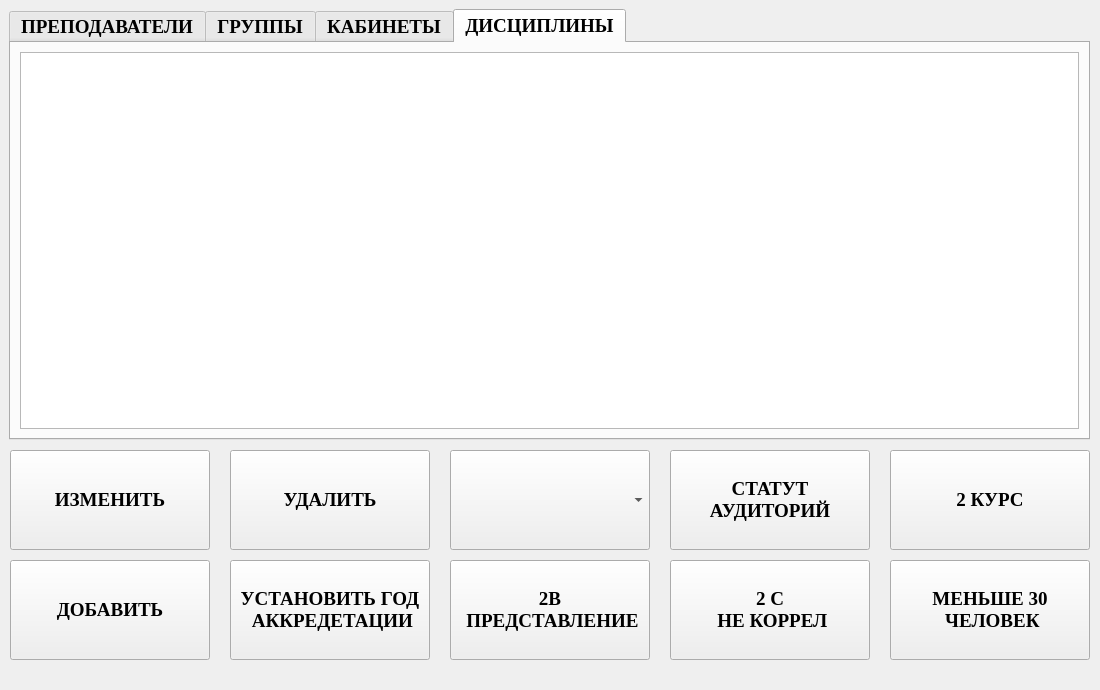
<?xml version="1.0" encoding="UTF-8"?>
<ui version="4.0">
 <class>MainWindow</class>
 <widget class="QMainWindow" name="MainWindow">
  <property name="geometry">
   <rect>
    <x>0</x>
    <y>0</y>
    <width>1100</width>
    <height>690</height>
   </rect>
  </property>
  <property name="windowTitle">
   <string>База</string>
  </property>
  <widget class="QWidget" name="centralwidget">
   <widget class="QTabWidget" name="tabs">
    <property name="geometry">
     <rect>
      <x>9</x>
      <y>9</y>
      <width>1081</width>
      <height>431</height>
     </rect>
    </property>
    <property name="font">
     <font>
      <family>Times New Roman</family>
      <pointsize>14</pointsize>
      <weight>75</weight>
      <bold>true</bold>
     </font>
    </property>
    <property name="currentIndex">
     <number>3</number>
    </property>
    <widget class="QWidget" name="tab_teacher">
     <attribute name="title">
      <string>ПРЕПОДАВАТЕЛИ</string>
     </attribute>
     <layout class="QVBoxLayout" name="verticalLayout_2">
      <item>
       <widget class="QTableWidget" name="teacherTable">
        <property name="editTriggers">
         <set>QAbstractItemView::NoEditTriggers</set>
        </property>
        <property name="alternatingRowColors">
         <bool>true</bool>
        </property>
        <property name="selectionMode">
         <enum>QAbstractItemView::SingleSelection</enum>
        </property>
        <property name="selectionBehavior">
         <enum>QAbstractItemView::SelectRows</enum>
        </property>
        <property name="gridStyle">
         <enum>Qt::NoPen</enum>
        </property>
        <property name="cornerButtonEnabled">
         <bool>false</bool>
        </property>
        <attribute name="horizontalHeaderCascadingSectionResizes">
         <bool>false</bool>
        </attribute>
        <attribute name="horizontalHeaderMinimumSectionSize">
         <number>100</number>
        </attribute>
        <attribute name="horizontalHeaderDefaultSectionSize">
         <number>150</number>
        </attribute>
        <attribute name="horizontalHeaderHighlightSections">
         <bool>false</bool>
        </attribute>
        <attribute name="horizontalHeaderStretchLastSection">
         <bool>true</bool>
        </attribute>
        <attribute name="verticalHeaderVisible">
         <bool>false</bool>
        </attribute>
       </widget>
      </item>
     </layout>
    </widget>
    <widget class="QWidget" name="tab_group">
     <attribute name="title">
      <string>ГРУППЫ</string>
     </attribute>
     <layout class="QVBoxLayout" name="verticalLayout_3">
      <item>
       <widget class="QTableWidget" name="groupTable">
        <property name="editTriggers">
         <set>QAbstractItemView::NoEditTriggers</set>
        </property>
        <property name="alternatingRowColors">
         <bool>true</bool>
        </property>
        <property name="selectionMode">
         <enum>QAbstractItemView::SingleSelection</enum>
        </property>
        <property name="selectionBehavior">
         <enum>QAbstractItemView::SelectRows</enum>
        </property>
        <attribute name="horizontalHeaderMinimumSectionSize">
         <number>100</number>
        </attribute>
        <attribute name="horizontalHeaderDefaultSectionSize">
         <number>150</number>
        </attribute>
        <attribute name="horizontalHeaderHighlightSections">
         <bool>false</bool>
        </attribute>
        <attribute name="horizontalHeaderStretchLastSection">
         <bool>true</bool>
        </attribute>
        <attribute name="verticalHeaderVisible">
         <bool>false</bool>
        </attribute>
       </widget>
      </item>
     </layout>
    </widget>
    <widget class="QWidget" name="tab_classroom">
     <attribute name="title">
      <string>КАБИНЕТЫ</string>
     </attribute>
     <layout class="QVBoxLayout" name="verticalLayout_4">
      <item>
       <widget class="QTableWidget" name="classroomTable">
        <property name="editTriggers">
         <set>QAbstractItemView::NoEditTriggers</set>
        </property>
        <property name="alternatingRowColors">
         <bool>true</bool>
        </property>
        <property name="selectionMode">
         <enum>QAbstractItemView::SingleSelection</enum>
        </property>
        <property name="selectionBehavior">
         <enum>QAbstractItemView::SelectRows</enum>
        </property>
        <attribute name="horizontalHeaderMinimumSectionSize">
         <number>100</number>
        </attribute>
        <attribute name="horizontalHeaderDefaultSectionSize">
         <number>150</number>
        </attribute>
        <attribute name="horizontalHeaderHighlightSections">
         <bool>false</bool>
        </attribute>
        <attribute name="horizontalHeaderStretchLastSection">
         <bool>true</bool>
        </attribute>
        <attribute name="verticalHeaderVisible">
         <bool>false</bool>
        </attribute>
       </widget>
      </item>
     </layout>
    </widget>
    <widget class="QWidget" name="tab_discipline">
     <attribute name="title">
      <string>ДИСЦИПЛИНЫ</string>
     </attribute>
     <layout class="QVBoxLayout" name="verticalLayout_5">
      <item>
       <widget class="QTableWidget" name="disciplineTable">
        <property name="editTriggers">
         <set>QAbstractItemView::NoEditTriggers</set>
        </property>
        <property name="alternatingRowColors">
         <bool>true</bool>
        </property>
        <property name="selectionMode">
         <enum>QAbstractItemView::SingleSelection</enum>
        </property>
        <property name="selectionBehavior">
         <enum>QAbstractItemView::SelectRows</enum>
        </property>
        <attribute name="horizontalHeaderMinimumSectionSize">
         <number>100</number>
        </attribute>
        <attribute name="horizontalHeaderDefaultSectionSize">
         <number>150</number>
        </attribute>
        <attribute name="horizontalHeaderHighlightSections">
         <bool>false</bool>
        </attribute>
        <attribute name="horizontalHeaderStretchLastSection">
         <bool>true</bool>
        </attribute>
        <attribute name="verticalHeaderVisible">
         <bool>false</bool>
        </attribute>
       </widget>
      </item>
     </layout>
    </widget>
   </widget>
   <widget class="QPushButton" name="changeButton">
    <property name="geometry">
     <rect>
      <x>10</x>
      <y>450</y>
      <width>200</width>
      <height>100</height>
     </rect>
    </property>
    <property name="font">
     <font>
      <family>Times New Roman</family>
      <pointsize>14</pointsize>
      <weight>75</weight>
      <bold>true</bold>
     </font>
    </property>
    <property name="text">
     <string>ИЗМЕНИТЬ</string>
    </property>
   </widget>
   <widget class="QPushButton" name="deleteButton">
    <property name="geometry">
     <rect>
      <x>230</x>
      <y>450</y>
      <width>200</width>
      <height>100</height>
     </rect>
    </property>
    <property name="font">
     <font>
      <family>Times New Roman</family>
      <pointsize>14</pointsize>
      <weight>75</weight>
      <bold>true</bold>
     </font>
    </property>
    <property name="text">
     <string>УДАЛИТЬ</string>
    </property>
   </widget>
   <widget class="QPushButton" name="addButton">
    <property name="geometry">
     <rect>
      <x>10</x>
      <y>560</y>
      <width>200</width>
      <height>100</height>
     </rect>
    </property>
    <property name="font">
     <font>
      <family>Times New Roman</family>
      <pointsize>14</pointsize>
      <weight>75</weight>
      <bold>true</bold>
     </font>
    </property>
    <property name="text">
     <string>ДОБАВИТЬ</string>
    </property>
   </widget>
   <widget class="QPushButton" name="accreditationButton">
    <property name="geometry">
     <rect>
      <x>230</x>
      <y>560</y>
      <width>200</width>
      <height>100</height>
     </rect>
    </property>
    <property name="font">
     <font>
      <family>Times New Roman</family>
      <pointsize>14</pointsize>
      <weight>75</weight>
      <bold>true</bold>
     </font>
    </property>
    <property name="text">
     <string>УСТАНОВИТЬ ГОД 
 АККРЕДЕТАЦИИ</string>
    </property>
   </widget>
   <widget class="QPushButton" name="caseButton">
    <property name="geometry">
     <rect>
      <x>670</x>
      <y>450</y>
      <width>200</width>
      <height>100</height>
     </rect>
    </property>
    <property name="font">
     <font>
      <family>Times New Roman</family>
      <pointsize>14</pointsize>
      <weight>75</weight>
      <bold>true</bold>
     </font>
    </property>
    <property name="text">
     <string>СТАТУТ 
АУДИТОРИЙ</string>
    </property>
   </widget>
   <widget class="QPushButton" name="viewButton">
    <property name="geometry">
     <rect>
      <x>450</x>
      <y>560</y>
      <width>200</width>
      <height>100</height>
     </rect>
    </property>
    <property name="font">
     <font>
      <family>Times New Roman</family>
      <pointsize>14</pointsize>
      <weight>75</weight>
      <bold>true</bold>
     </font>
    </property>
    <property name="text">
     <string>2B 
 ПРЕДСТАВЛЕНИЕ</string>
    </property>
   </widget>
   <widget class="QComboBox" name="ordering">
    <property name="geometry">
     <rect>
      <x>450</x>
      <y>450</y>
      <width>200</width>
      <height>100</height>
     </rect>
    </property>
    <property name="font">
     <font>
      <family>Times New Roman</family>
      <pointsize>14</pointsize>
      <weight>75</weight>
      <bold>true</bold>
     </font>
    </property>
   </widget>
   <widget class="QPushButton" name="notCorrelationButton">
    <property name="geometry">
     <rect>
      <x>670</x>
      <y>560</y>
      <width>200</width>
      <height>100</height>
     </rect>
    </property>
    <property name="font">
     <font>
      <family>Times New Roman</family>
      <pointsize>14</pointsize>
      <weight>75</weight>
      <bold>true</bold>
     </font>
    </property>
    <property name="text">
     <string>2 C 
 НЕ КОРРЕЛ</string>
    </property>
   </widget>
   <widget class="QPushButton" name="secondCourseButton">
    <property name="geometry">
     <rect>
      <x>890</x>
      <y>450</y>
      <width>200</width>
      <height>100</height>
     </rect>
    </property>
    <property name="font">
     <font>
      <family>Times New Roman</family>
      <pointsize>14</pointsize>
      <weight>75</weight>
      <bold>true</bold>
     </font>
    </property>
    <property name="layoutDirection">
     <enum>Qt::LeftToRight</enum>
    </property>
    <property name="text">
     <string>2 КУРС</string>
    </property>
   </widget>
   <widget class="QPushButton" name="lessThan30Button">
    <property name="geometry">
     <rect>
      <x>890</x>
      <y>560</y>
      <width>200</width>
      <height>100</height>
     </rect>
    </property>
    <property name="font">
     <font>
      <family>Times New Roman</family>
      <pointsize>14</pointsize>
      <weight>75</weight>
      <bold>true</bold>
     </font>
    </property>
    <property name="text">
     <string>МЕНЬШЕ 30 
 ЧЕЛОВЕК</string>
    </property>
   </widget>
  </widget>
  <widget class="QMenuBar" name="menubar">
   <property name="geometry">
    <rect>
     <x>0</x>
     <y>0</y>
     <width>1100</width>
     <height>21</height>
    </rect>
   </property>
  </widget>
 </widget>
 <resources/>
 <connections/>
</ui>
